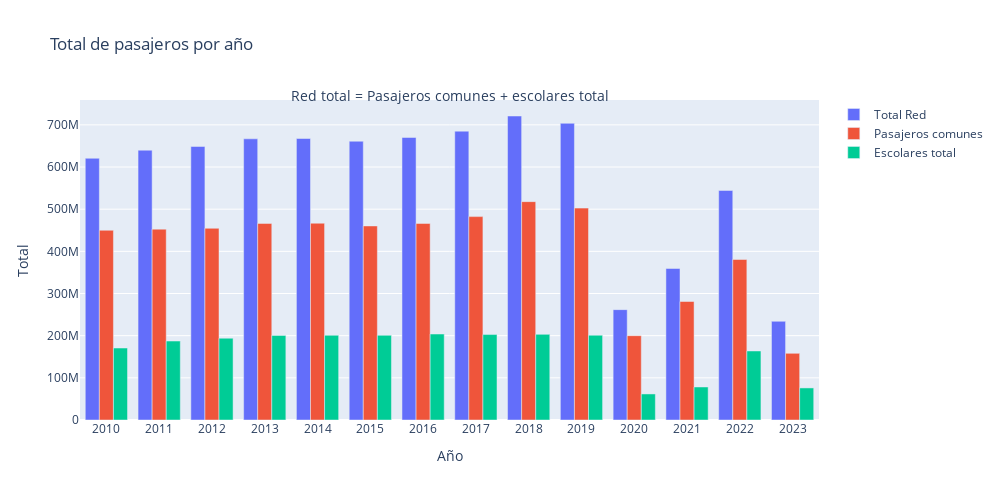

Source (notebook cell):
### Markdown cell above
### Gráfico N°1 Total de pasajeros por año

### Code cell
# Paso 1: Convertir la columna "Mes y año" al formato de fecha
df_totales["Mes y año"] = pd.to_datetime(df_totales["Mes y año"], format="%Y.%m.%d")

# Paso 2: Extraer el año de la columna de fechas y agrupar por año
df_totales["Año"] = df_totales["Mes y año"].dt.year
totales_por_año = df_totales.groupby("Año").sum().reset_index()

# Paso 3: Convertir las columnas de totales en una sola columna "Total" con su categoría correspondiente
totales_melted = totales_por_año.melt(id_vars=["Año"], var_name="Categoría", value_name="Total")

# Filtrar solo las categorías que se desean graficar
categorias_a_graficar = ["Total Red", "Pasajeros comunes", "Escolares total"]
totales_melted = totales_melted[totales_melted["Categoría"].isin(categorias_a_graficar)]

# Paso 4: Crear el gráfico de barras utilizando Plotly
fig = go.Figure()

for categoria in categorias_a_graficar:
    fig.add_trace(go.Bar(x=totales_melted["Año"], y=totales_melted[totales_melted["Categoría"]==categoria]["Total"],
                         name=categoria))

# Agregar la anotación
fig.add_annotation(
    xref="paper", yref="paper",
    x=0.5, y= 1.05,
    text="Red total = Pasajeros comunes + escolares total",
    showarrow=False,
    font=dict(size=14)
)

# Personalización del gráfico
fig.update_layout(
    title="Total de pasajeros por año",
    xaxis_title="Año",
    yaxis_title="Total",
    xaxis=dict(tickmode='linear'),  # Mostrar todos los años en el eje x
    width=1000,  # Ancho del gráfico
    height=500,  # Alto del gráfico
    bargap=0.2  # Espacio entre las barras
)

fig.show()

### Figure 1 — Plotly figure (JSON) as saved in the notebook; plotly's stock layout.template omitted (floating-point values rounded to 4 significant figures)
{"data": [{"name": "Total Red", "type": "bar", "x": [2010, 2011, 2012, 2013, 2014, 2015, 2016, 2017, 2018, 2019, 2020, 2021, 2022, 2023, 2010, 2011, 2012, 2013, 2014, 2015, 2016, 2017, 2018, 2019, 2020, 2021, 2022, 2023, 2010, 2011, 2012, 2013, 2014, 2015, 2016, 2017, 2018, 2019, 2020, 2021, 2022, 2023], "y": [620720874, 639939710, 648735768, 666875801, 667649152, 661172193, 670073127, 685064047, 721007312, 703673315, 261773769, 359376710, 544409774, 234088523]}, {"name": "Pasajeros comunes", "type": "bar", "x": [2010, 2011, 2012, 2013, 2014, 2015, 2016, 2017, 2018, 2019, 2020, 2021, 2022, 2023, 2010, 2011, 2012, 2013, 2014, 2015, 2016, 2017, 2018, 2019, 2020, 2021, 2022, 2023, 2010, 2011, 2012, 2013, 2014, 2015, 2016, 2017, 2018, 2019, 2020, 2021, 2022, 2023], "y": [449994273, 452676689, 454692496, 466213280, 466738836, 460274827, 466177321, 482388712, 517891040, 502520669, 199990872, 281039291, 380700349, 158031818]}, {"name": "Escolares total", "type": "bar", "x": [2010, 2011, 2012, 2013, 2014, 2015, 2016, 2017, 2018, 2019, 2020, 2021, 2022, 2023, 2010, 2011, 2012, 2013, 2014, 2015, 2016, 2017, 2018, 2019, 2020, 2021, 2022, 2023, 2010, 2011, 2012, 2013, 2014, 2015, 2016, 2017, 2018, 2019, 2020, 2021, 2022, 2023], "y": [170726601, 187263021, 194043272, 200662521, 200910316, 200897366, 203895806, 202675335, 203116272, 201152646, 61782897, 78337419, 163709425, 76056705]}], "layout": {"annotations": [{"font": {"size": 14}, "showarrow": false, "text": "Red total = Pasajeros comunes + escolares total", "x": 0.5, "xref": "paper", "y": 1.05, "yref": "paper"}], "bargap": 0.2, "height": 500, "title": {"text": "Total de pasajeros por año"}, "width": 1000, "xaxis": {"tickmode": "linear", "title": {"text": "Año"}}, "yaxis": {"title": {"text": "Total"}}}}
